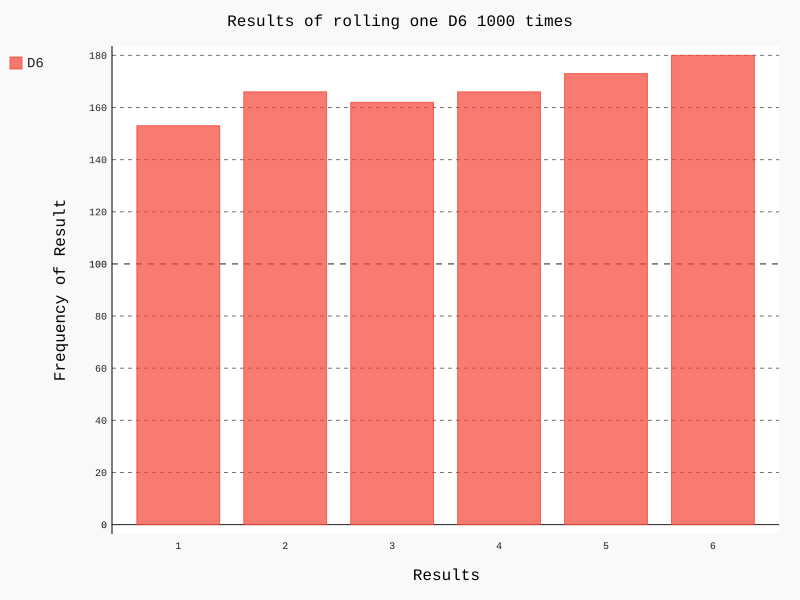

Reproduce this figure in Python.
#coding=utf-8
import pygal
from die import Die

# 创建一个D6
die = Die()

# 掷骰，将结果存放在一个列表中
results = []
for roll_num in range(1000):
    result = die.roll()
    results.append(result)
    
# 分析结果
frequencies = []
numbers = []
for value in range(1, die.num_sides+1):
    frequency = results.count(value)
    frequencies.append(frequency)
    numbers.append(value)

# 对结果进行可视化
hist = pygal.Bar()

hist.title = "Results of rolling one D6 1000 times"
hist.x_labels = numbers
hist.x_title = "Results"
hist.y_title = "Frequency of Result"

hist.add('D6', frequencies)
hist.render_to_file('die_visual.svg')
